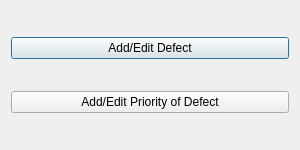
<?xml version="1.0" encoding="UTF-8"?>
<ui version="4.0">
 <class>EmployeeMenuDialog</class>
 <widget class="QDialog" name="EmployeeMenuDialog">
  <property name="geometry">
   <rect>
    <x>0</x>
    <y>0</y>
    <width>300</width>
    <height>150</height>
   </rect>
  </property>
  <property name="windowTitle">
   <string>Employee Menu</string>
  </property>
  <layout class="QVBoxLayout" name="verticalLayout">
   <item>
    <widget class="QPushButton" name="addEditDefectButton">
     <property name="text">
      <string>Add/Edit Defect</string>
     </property>
    </widget>
   </item>
   <item>
    <widget class="QPushButton" name="addEditPriorityButton">
     <property name="text">
      <string>Add/Edit Priority of Defect</string>
     </property>
    </widget>
   </item>
  </layout>
 </widget>
 <resources/>
 <connections/>
</ui>
